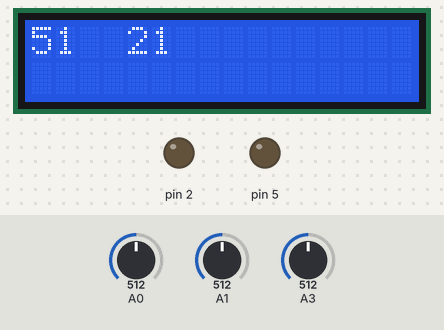
The sketch below on a simulated Arduino Uno, built with avr-gcc and run on an emulated ATmega328P. On the bench: 16×2 character LCD, output pins drawn as LEDs (lit = HIGH). The test bench sets the inputs (shaded band); at power-on: A1 = 512, A0 = 512, A3 = 512.

Above: at 1.6 s.
1.7 s: A1 set to 744
At 4.5 s:
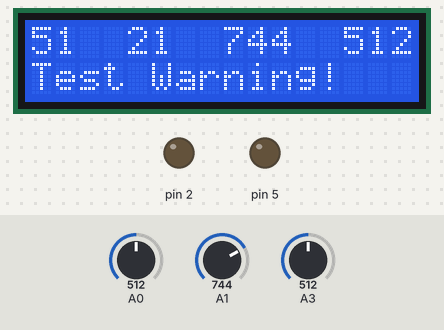
6.8 s: A1 set to 768
At 10.6 s:
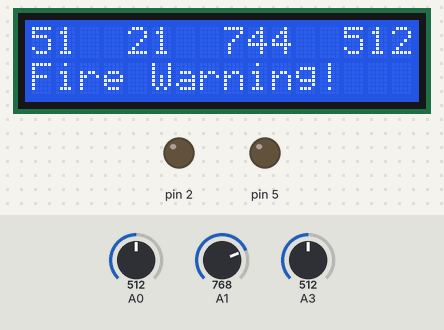
17.3 s: A0 set to 716
At 21.6 s:
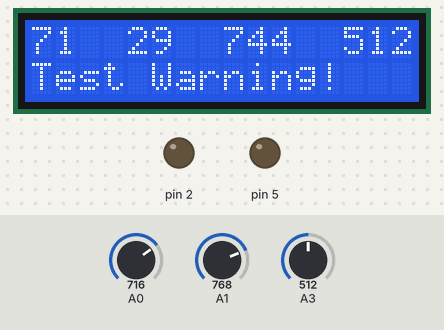
22.4 s: A3 set to 716
At 24.2 s:
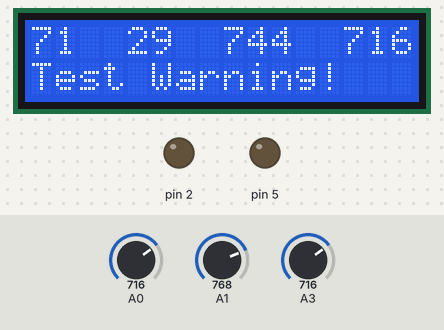
27.5 s: A1 set to 750
At 29.5 s:
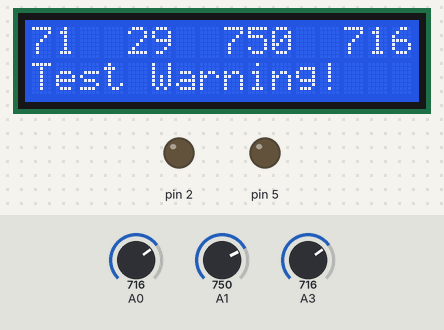
32.6 s: A0 set to 770
At 36.5 s:
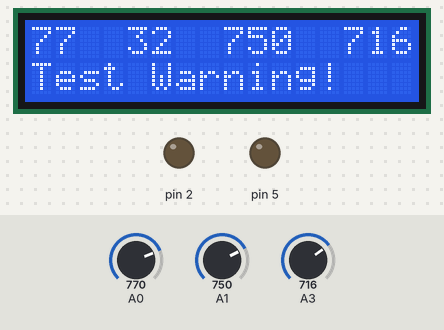
Timing chart, 0 to 38.0 s (numbered marks = the images above; inputs shaded):
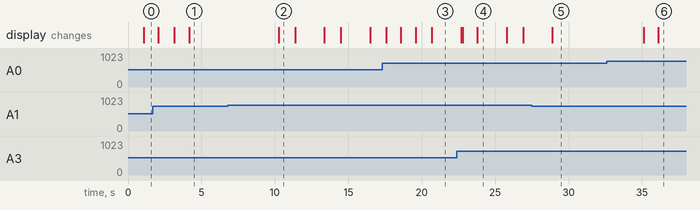

Measured:
- the behaviour switches between 760 and 761 on A1 (found by bisection; images 1 and 2)
- after the input at 6.8 s, the display: changes after 3.5 s (image 2)
- after the input at 17.3 s, the display: first differs from a run without the input after 0.29 s (image 3 shows a later state)
- after the input at 22.4 s, the display: first differs from a run without the input after 0.40 s (image 4 shows a later state)
- after the input at 27.5 s, the display: changes after 1.4 s (image 5)
- after the input at 32.6 s, the display: first changes after 2.5 s (image 6 shows a later state)
- what the display in image 2 shows lasts 1.1 s, from 10.3 s to 11.4 s

The sketch:

Science_Fair_Sketch_Final.ino
```cpp
#include <LiquidCrystal.h>
LiquidCrystal lcd01(13, 12, 11, 10, 9, 8);
void setup() {
  // put your setup code here, to run once:
  int humi01 = A0; int flame01 = A1; int agas01 = A2;
  pinMode (5, OUTPUT);
  pinMode (A0, INPUT);
  pinMode (A1, INPUT);
  pinMode (A2, INPUT);
  analogWrite(2, 50);
  lcd01.begin(16, 2);

}

  void loop() {
  // put your main code here, to run repeatedly:
  int humi01; int Rhumi; int Thumi;
  int sensorValue0;
  sensorValue0 = analogRead(A0);
  Rhumi = sensorValue0 / 10;
  Thumi = sensorValue0 / 24;
  if (humi01 > 75){ //change value later
  lcd01.setCursor(0, 1);
  lcd01.print("Wet Warning!");
  }
  else if  (humi01 < 0) {
  lcd01.setCursor(0, 1);
  lcd01.print("Dry Warning!");
  }
  else {
    lcd01.setCursor(0, 0);
    lcd01.print(Rhumi);
    delay(1000);
     lcd01.setCursor(4, 0);
    lcd01.print(Thumi);
    delay(1000);
    }

 int flame01; int sensorValue1; int led01; int C;
  sensorValue1 = analogRead(A1);
  if(sensorValue1>760) { //change value later
  lcd01.setCursor(0, 1);
  lcd01.print("Fire Warning!");

  digitalWrite(5, LOW);
  delay(100);
  }
  else {
    lcd01.setCursor(8, 0);
    lcd01.print(sensorValue1);
    delay(1000);
    digitalWrite(5, LOW);
    delay(100);
  }

  int agas01; int sensorValue3; int RH;
  sensorValue3 = analogRead(A3);
  if (agas01>0) { //change value later
  lcd01.setCursor(0, 1);
  lcd01.print("Gas Warning!");
  }
  else {
  lcd01.setCursor(13, 0);
  lcd01.print(sensorValue3);
  delay(1000);
  }
      lcd01.setCursor(0, 1);
    lcd01.print("Test Warning!");
    }
```
